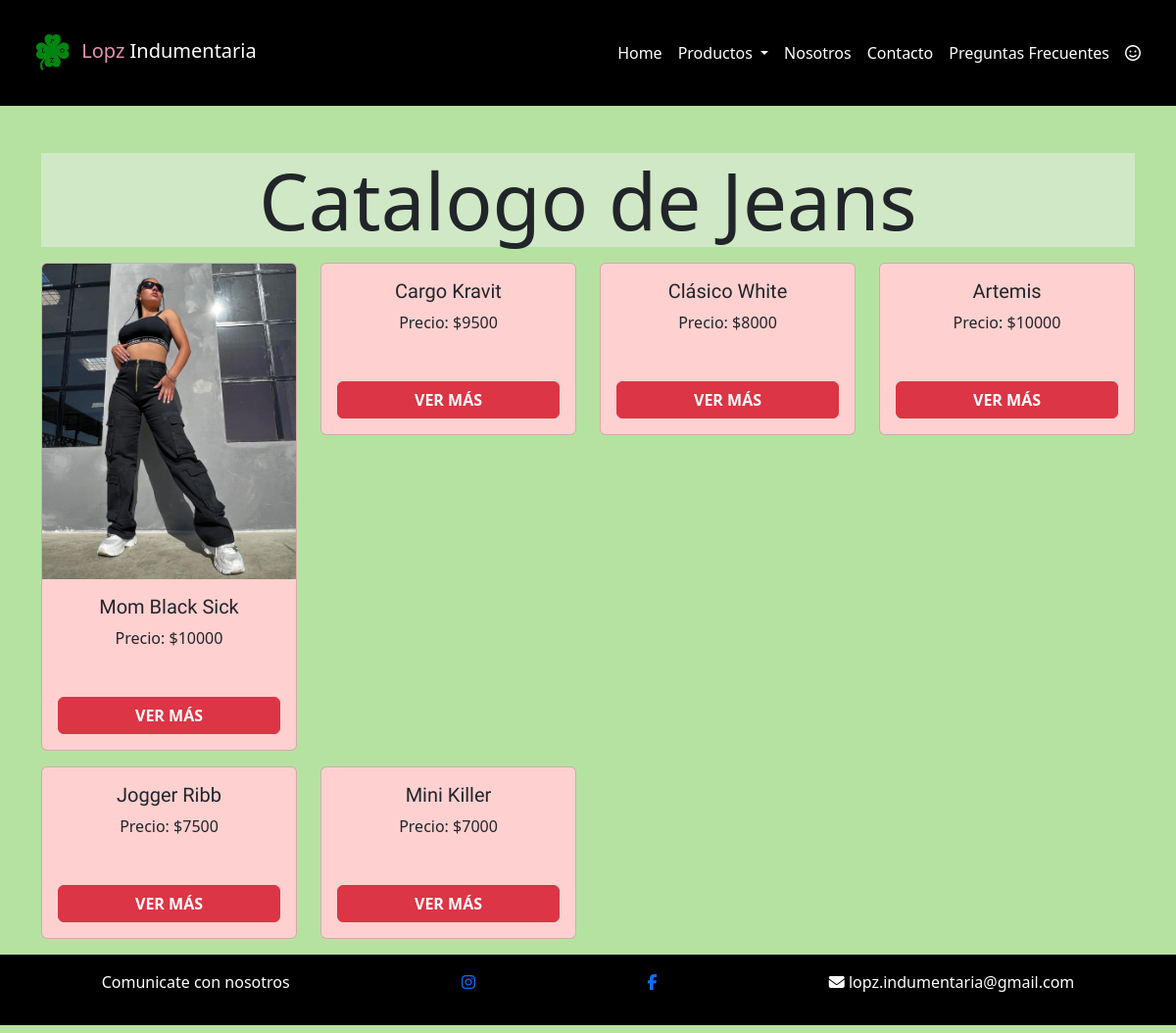
The page /index.php?sec=categoria&cat=1 on the database as committed earlier.
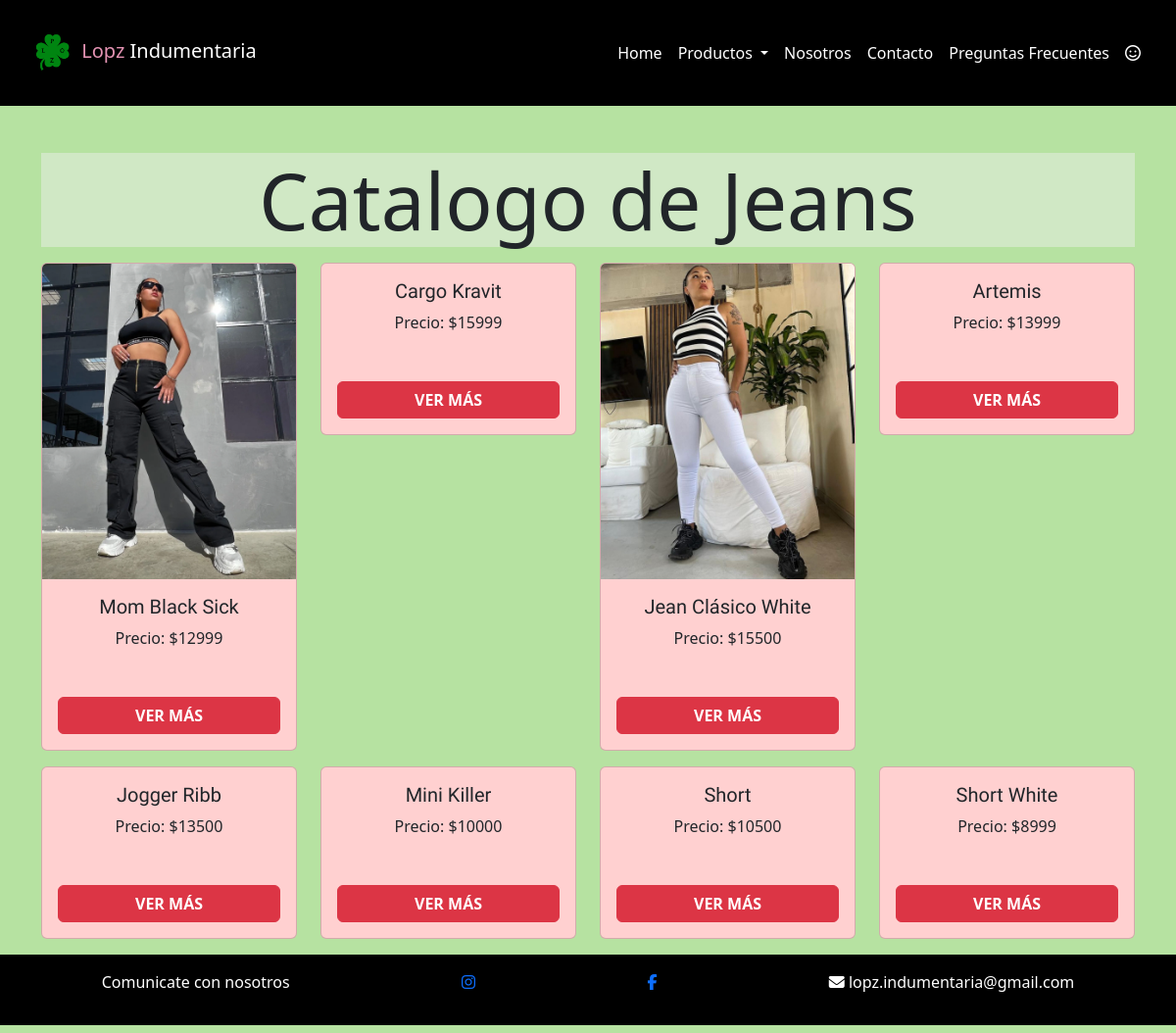
The same page on the database as committed later.
### tables this page shows
CREATE TABLE `catalogo` (
  `id` int(11) NOT NULL,
  `nombre` varchar(200) NOT NULL
);

CREATE TABLE `productos` (
  `id` int(11) NOT NULL,
  `nombre` varchar(200) NOT NULL,
  `id_catalogo` int(11) NOT NULL,
  `descripcion` varchar(500) NOT NULL,
  `talles` varchar(50) NOT NULL,
  `stock` int(11) NOT NULL,
  `imagen` varchar(500) NOT NULL,
  `precio` int(11) NOT NULL,
  `destacado` int(11) NOT NULL
);

### classes/Catalogo.php (called while the page is built, shortened)
<?php
class Catalogo
{
    protected $nombre;
    public function catalogo_x_id(int $id)
    {
        $conexion = (new Conexion())->getConexion();
        $query = "SELECT * FROM catalogo WHERE id = $id";
        $PDOStatment = $conexion->prepare($query);
        $PDOStatment->setFetchMode(PDO::FETCH_CLASS, self::class);
        $PDOStatment->execute();
        $resultado = $PDOStatment->fetch();
        return $resultado;
    }
    public function getNombre()
    {
        return $this->nombre;
    }
}

### classes/Producto.php (called while the page is built, shortened)
<?php
    class Producto{
        protected $id;
        protected $nombre;
        protected $imagen;
        protected $precio;
        public function catalogo_x_categoria(int $id) {
             $conexion = (new Conexion())->getConexion();
             $query = "SELECT * FROM productos WHERE id_catalogo = $id";
             $PDOStatment = $conexion->prepare($query);
             $PDOStatment->setFetchMode(PDO::FETCH_CLASS, self::class);
             $PDOStatment->execute();
             $catalogo = $PDOStatment->fetchAll();
             return $catalogo;
        }
        public function getId()
        {
                return $this->id;
        }
        public function getNombre()
        {
                return $this->nombre;
        }
        public function getImagen()
        {
                return $this->imagen;
        }
        public function getPrecio()
        {
                return $this->precio;
        }
    }
?>

### views/categoria.php (the view, shortened to what this page needs)
<?php
$id_categoria = $_GET['cat'] ?? FALSE;
$miProductoCatalogo = new Producto();
$producto = $miProductoCatalogo->catalogo_x_categoria($id_categoria);
$catalogo = (new Catalogo())->catalogo_x_id($id_categoria);
?>
<div class="mt-5 mb-3">
    <h1 class="text-center display-1" style="background-color: #D0E8C5;">Catalogo de <?=  $catalogo->getNombre(); ?></h1>
</div>
<div class="row">
    <?php if(count($producto))  {   ?>
    <?php foreach ($producto as $ropa) { ?>
        <div class="col-3">
        <div class="card mb-3 text-center" style="background-color: #FFD0D0">
            <img src="img/<?=$ropa->getImagen()?>" class="card-img-top" alt="">
            <div class="card-body">
                <h5 class="card-title"><?=$ropa->getNombre()?></h5>
                <p class="card-text">Precio: $<?=$ropa->getPrecio()?></p>
            </div>
            <div class="card-body">
                <a href="index.php?sec=producto&id=<?= $ropa->getId() ?>" class="btn btn-danger w-100 fw-bold" >VER MÁS</a>
            </div>
        </div>
    </div>
    <?php } ?>
    <?php }else { ?>
         <div class="col-12">
             <h2 class="text-center text-danger mb-5">No se encontraron Productos</h2>
         </div>
    <?php } ?>
</div>

### index.php (shortened to what this page needs)
<?php
$secciones_validas = [
     "home" => [
        "titulo" => "Bienvenidos"
     ],
     "nosotros" => [
        "titulo" => "¿Quienes Somos?"
     ],
     "categoria" => [
        "titulo" => "Nuestro Catalogo"
     ],
     "producto" => [
       "titulo" => "Detalle del producto"
     ],
     "contacto" => [
        "titulo" => "Contacto"
     ],
      "preguntas" => [
      "titulo" => "Preguntas Frecuentes"
     ],
     "yo" => [
      "titulo" => "Informacion Personal"
     ],
     "todos" => [
      "titulo" => "Todos los productos"
     ]
  ];
  $seccion = $_GET['sec'] ?? "home";
  if(!array_key_exists($seccion, $secciones_validas)){
      $vista= "404";
      $titulo = "404 - pagina no encontrada";
  }else {
     $vista= $seccion;
  }
?>
<!doctype html>
<html lang="en">
  <head>
    <link href="https://cdn.jsdelivr.net/npm/bootstrap@5.3.3/dist/css/bootstrap.min.css" rel="stylesheet">
    <link rel="stylesheet" href="https://cdnjs.cloudflare.com/ajax/libs/font-awesome/6.5.2/css/all.min.css" />
<link rel="stylesheet" href="css/estilos.css">
  </head>
  <body style="background-color: #B6E2A1;">
  <div class="p-3 mb-2 bg-black text-white">
  <nav class="navbar navbar-expand-lg  ">
  <div class="container-fluid ">
    <a class="navbar-brand text-white" href="index.php?cat=home"><img width="50" height="50" src="img/logo.png" alt=""> <span style="color: #E493B3;">Lopz</span> Indumentaria</a>
    <div class="collapse navbar-collapse" id="navbarNavDropdown">
      <ul class="navbar-nav ms-auto">
        <li class="nav-item">
          <a class="nav-link active text-white" aria-current="page" href="index.php?cat=home">Home</a>
        </li>
        <li class="nav-item dropdown">
          <a class="nav-link dropdown-toggle text-white" href="#" role="button" data-bs-toggle="dropdown" aria-expanded="false">
            Productos
          </a>
        </li>
        <li class="nav-item ">
          <a class="nav-link text-white" href="index.php?sec=nosotros">Nosotros</a>
        </li>
        <li class="nav-item ">
          <a class="nav-link text-white" href="index.php?sec=contacto">Contacto</a>
        </li>
        <li class="nav-item ">
          <a class="nav-link text-white" href="index.php?sec=preguntas">Preguntas Frecuentes</a>
        </li>
        <li class="nav-item ">
          <a class="nav-link text-white" href="index.php?sec=yo"><i class="fa-regular fa-face-smile"></i></a>
        </li>
      </ul>
    </div>
  </div>
</nav>
</div>
        <main class="container">
          <?php
            require file_exists("views/$vista.php") ? "views/$vista.php" : "views/404.php"
          ?>
        </main>
  <footer class="d-flex justify-content-around p-3 mb-2 bg-black text-white">
        <div class="Redes">Comunicate con nosotros</div>
        <a href="https://www.instagram.com/indumentaria.lopz/" target="_blank"><i class="fa-brands fa-instagram"></i></a>
        <a href="https://www.facebook.com/profile.php?id=100069677437712" target="_blank"><i class="fa-brands fa-facebook-f"></i></a>
        <p><i class="fa-solid fa-envelope"></i> lopz.indumentaria@gmail.com</p>
  </footer>
  </body>
</html>

### css/estilos.css (style rules this page uses)
h5 { font-family: "Mulish", sans-serif; font-optical-sizing: auto; font-weight: weight; font-style: normal; }

Rows that differ between the two databases and show on the page:
changed productos "Mom Black Sick": precio "10000" → "12999"
changed productos "Cargo Kravit": precio "9500" → "15999"
changed productos: imagen: picture added; nombre "Clásico White" → "Jean Clásico White"; precio "8000" → "15500"
changed productos "Artemis": precio "10000" → "13999"
changed productos "Jogger Ribb": precio "7500" → "13500"
changed productos "Mini Killer": precio "7000" → "10000"
added productos: nombre "Short", precio "10500"
added productos: nombre "Short White", precio "8999"
